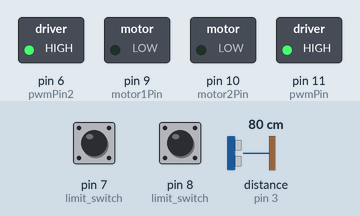
A sketch run on a simulated Arduino Uno, built with avr-gcc and run on an emulated ATmega328P. On the bench: switched loads named in the sketch (green lamp = pin HIGH). Wiring (inferred from the names in the program): ultrasonic range finder: trigger pin 2; echo pin 3. Inputs (shaded band) come from the test bench; at power-on: pin 8 (limit_switch) LOW, pin 7 (limit_switch) LOW, distance to the obstacle (sensor on pin 3) 80 cm. The echo pulse lasts 58.3 µs per cm; pins used as bus, display or sensor lines are not drawn; what the sketch prints to the serial monitor is not drawn.

Above: at 1.2 s.
1.3 s: pin 8 (limit_switch) pulled HIGH for 0.15 s
At 2.6 s:
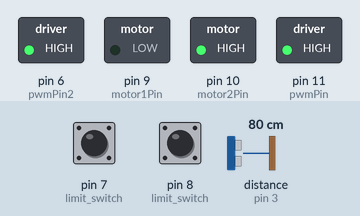
2.9 s: pin 7 (limit_switch) pulled HIGH for 0.15 s
At 3.5 s:
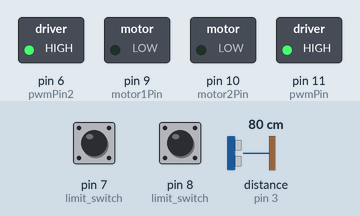
Timing chart, 0 to 5.9 s (numbered marks = the images above; inputs shaded):
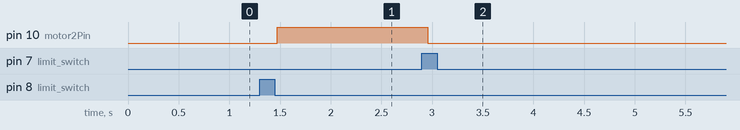

Measured:
- after the input at 1.3 s, pin 10 (motor2Pin): LOW → HIGH after 0.17 s
- after the input at 2.9 s, pin 10 (motor2Pin): HIGH → LOW after 0.06 s

The sketch:

dist2tt.ino
```cpp
//Project documentation: https://www.notion.so/Midterm-Project-41dad00bbb4643a4a792ac415b368ea7
//Contains various parts of code found in https://github.com/ITPNYU/physcomp/tree/main/Labs

const int motor1Pin = 9;   // Motor driver 1 leg 1
const int motor2Pin = 10;  // Motor driver 1 leg 2
const int pwmPin = 11;     // Motor driver PWM pin

const int motor3Pin = 4;  // Motor driver 2 leg 1
const int motor4Pin = 5;  // Motor driver 2 leg 2
const int pwmPin2 = 6;    // Motor driver PWM pin

const int trigPin = 2;  //distance sensor pins
const int echoPin = 3;

int openedlim = LOW;  //limit switch indicators at the two ends of the bag (open/closed)
int closedlim = LOW;
int flclose = 0;  //process of closing/opening zipper
int flopen = 0;
int rdopenlim = 0;  //indicating which limit switch is waiting to receive signal
int rdcloselim = 1;
int distance = 0;

void setup() {
  // set the modes for the trigger pin and echo pin:
  pinMode(trigPin, OUTPUT);
  pinMode(echoPin, INPUT);
  pinMode(8, INPUT);  //limit switch
  pinMode(7, INPUT);  //limit switch
  // set all the other pins you're using as outputs:
  pinMode(motor1Pin, OUTPUT);
  pinMode(motor2Pin, OUTPUT);
  pinMode(pwmPin, OUTPUT);
  pinMode(pwmPin2, OUTPUT);

  // set PWM enable pin high so that motor can turn on:
  digitalWrite(pwmPin, HIGH);
  digitalWrite(pwmPin2, HIGH);

  digitalWrite(motor1Pin, LOW);  // set leg 1 of the motor driver low
  digitalWrite(motor2Pin, LOW);  // set leg 2 of the motor driver low
  digitalWrite(motor3Pin, LOW);  // set leg 1 of the motor driver low
  digitalWrite(motor4Pin, LOW);  // set leg 2 of the motor driver low

  // initialize serial communication:
  Serial.begin(9600);
}

void loop() {
  //read limit switch input depending on movement
  if (rdopenlim) {
    openedlim = digitalRead(7);
  }
  if (rdcloselim) {
    closedlim = digitalRead(8);
  }
  /*
  // take the trigger pin low to start a pulse:
  digitalWrite(trigPin, LOW);
  // delay 2 microseconds:
  delayMicroseconds(2);
  // take the trigger pin high:
  digitalWrite(trigPin, HIGH);
  // delay 10 microseconds:
  delayMicroseconds(10);
  // take the trigger pin low again to complete the pulse:
  digitalWrite(trigPin, LOW);

  // listen for a pulse on the echo pin:
  long duration = pulseIn(echoPin, HIGH);
  // calculate the distance in cm.
  //Sound travels approx.0.0343 microseconds per cm.,
  // and it's going to the target and back (hence the /2):
  int distance = (duration * 0.0343) / 2;*/
  //Serial.print("Distance: ");
  getDistance();
  Serial.println(distance);
  //Serial.println(openedlim);
  //flopen = 0;


  //conditions for initializing moevement on each direction
  if ((closedlim) && (distance <= 150) && (flclose == 0)) {
    flopen = 1;
  } else if ((openedlim) && (distance == 250) && (flopen == 0)) {
    flclose = 1;
  }

  //opening bag movement
  if (flopen) {
    //if (dir==-1){delay(1000);} //delay between changes in direction
    digitalWrite(motor1Pin, LOW);   // set leg 1 of the motor driver low
    digitalWrite(motor2Pin, HIGH);  // set leg 2 of the motor driver high
    digitalWrite(motor3Pin, LOW);   // set leg 1 of the motor driver low
    digitalWrite(motor4Pin, HIGH);  // set leg 2 of the motor driver high

    //Serial.println(24);

    //closing bag movement
  } else if (flclose) {
    //if (dir==1){delay(1000);} //delay between changes in direction
    digitalWrite(motor1Pin, HIGH);  // set leg 1 of the motor driver high
    digitalWrite(motor2Pin, LOW);   // set leg 2 of the motor driver low
    digitalWrite(motor3Pin, HIGH);  // set leg 1 of the motor driver high
    digitalWrite(motor4Pin, LOW);   // set leg 2 of the motor driver low
  }
  //stopping movement when bag fully opened
  if (openedlim == HIGH) {
    digitalWrite(motor1Pin, LOW);  // set leg 1 of the motor driver low
    digitalWrite(motor2Pin, LOW);  // set leg 2 of the motor driver low
    digitalWrite(motor3Pin, LOW);  // set leg 1 of the motor driver low
    digitalWrite(motor4Pin, LOW);  // set leg 2 of the motor driver low

    flopen = 0;
    //stopping movement when bag fully closed
  } else if (closedlim == HIGH) {
    digitalWrite(motor1Pin, LOW);  // set leg 1 of the motor driver low
    digitalWrite(motor2Pin, LOW);  // set leg 2 of the motor driver low
    digitalWrite(motor3Pin, LOW);  // set leg 1 of the motor driver low
    digitalWrite(motor4Pin, LOW);  // set leg 2 of the motor driver low

    flclose = 0;
  }

  //conditions to re-initialize movement once stopped, if relevant movement is caught by the sensor
  if ((openedlim == HIGH) && (flclose == 1)) {
    openedlim = LOW;
    rdopenlim = 0;
    rdcloselim = 1;
  }
  if ((closedlim == HIGH) && (flopen == 1)) {
    closedlim = LOW;
    rdcloselim = 0;
    rdopenlim = 1;
  }
  // a short delay between readings:
  delay(10);
}

//function for smoother distance sensor readings courtesy of Kai and Mashi
//https://github.com/mashiyatz/pcomp-midterm/blob/main/trick_or_treat_box/trick_or_treat_box.ino
void getDistance() {
  /*
  Calculate the distance to whatever is in
  front of the ultrasonic sensor.
  */

  /*
  Trigger pin low-high-low to send a pulse and
  calculate the average distance across 10 pulses.
  */
  // int totalTime = 0;
  int sumDistance = 0;

  for (int i = 0; i < 10; i++) {

    digitalWrite(trigPin, LOW);
    delayMicroseconds(2);
    digitalWrite(trigPin, HIGH);
    delayMicroseconds(10);
    digitalWrite(trigPin, LOW);
    // totalTime += pulseIn(echoPin, HIGH);
    int dist = (pulseIn(echoPin, HIGH) * 0.0343) / 2;
    if (dist > 250) dist = 250;  // remove large values for calculation purposes
    sumDistance += dist;
    //}
  }

  distance = sumDistance / 10;
}
```
